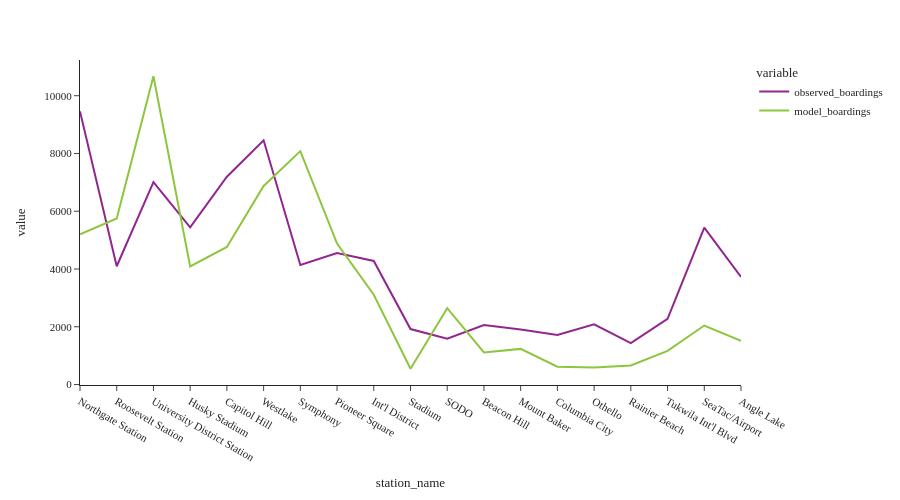

Notebook cell for this chart:
### Code cell
fig = px.line(line_1_df[['observed_boardings','model_boardings']])
fig.update_layout(height=500, width=900, font=dict(size=11),
                  yaxis_tickformat = '.00f')
fig.show()

### Figure 1 — Plotly figure (JSON) as saved in the notebook; plotly's stock layout.template omitted (floating-point values rounded to 4 significant figures)
{"data": [{"hovertemplate": "variable=observed_boardings<br>station_name=%{x}<br>value=%{y}<extra></extra>", "legendgroup": "observed_boardings", "line": {"color": "#91268F", "dash": "solid"}, "marker": {"symbol": "circle"}, "mode": "lines", "name": "observed_boardings", "orientation": "v", "showlegend": true, "type": "scatter", "x": ["Northgate Station", "Roosevelt Station", "University District Station", "Husky Stadium", "Capitol Hill", "Westlake", "Symphony", "Pioneer Square", "Int'l District", "Stadium", "SODO", "Beacon Hill", "Mount Baker", "Columbia City", "Othello", "Rainier Beach", "Tukwila Int'l Blvd", "SeaTac/Airport", "Angle Lake"], "xaxis": "x", "y": [9458.0, 4095.0, 7011.0, 5440.0, 7196.0, 8457.0, 4137.0, 4552.0, 4278.0, 1920.0, 1587.0, 2059.0, 1909.0, 1713.0, 2088.0, 1436.0, 2278.0, 5435.0, 3725.0], "yaxis": "y"}, {"hovertemplate": "variable=model_boardings<br>station_name=%{x}<br>value=%{y}<extra></extra>", "legendgroup": "model_boardings", "line": {"color": "#8CC63E", "dash": "solid"}, "marker": {"symbol": "circle"}, "mode": "lines", "name": "model_boardings", "orientation": "v", "showlegend": true, "type": "scatter", "x": ["Northgate Station", "Roosevelt Station", "University District Station", "Husky Stadium", "Capitol Hill", "Westlake", "Symphony", "Pioneer Square", "Int'l District", "Stadium", "SODO", "Beacon Hill", "Mount Baker", "Columbia City", "Othello", "Rainier Beach", "Tukwila Int'l Blvd", "SeaTac/Airport", "Angle Lake"], "xaxis": "x", "y": [5197.0, 5749.0, 10670.0, 4091.0, 4763.0, 6874.0, 8081.0, 4883.0, 3110.0, 547.1, 2644.0, 1110.0, 1235.0, 616.0, 592.7, 662.5, 1168.0, 2044.0, 1516.0], "yaxis": "y"}], "layout": {"font": {"size": 11}, "height": 500, "legend": {"title": {"text": "variable"}, "tracegroupgap": 0}, "margin": {"t": 60}, "width": 900, "xaxis": {"anchor": "y", "domain": [0.0, 1.0], "title": {"text": "station_name"}}, "yaxis": {"anchor": "x", "domain": [0.0, 1.0], "tickformat": ".00f", "title": {"text": "value"}}}}
